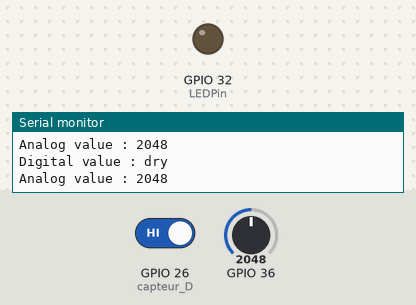
This sketch was run on a simulated ESP32. On the bench: output pins drawn as LEDs (lit = HIGH), the last lines printed to the serial monitor. The inputs (shaded band) are chosen by the test bench; at power-on: GPIO 26 (capteur_D) HIGH, GPIO 36 = 2048.

Above: at 1.8 s.
1.9 s: GPIO 26 (capteur_D) driven LOW
At 2.5 s:
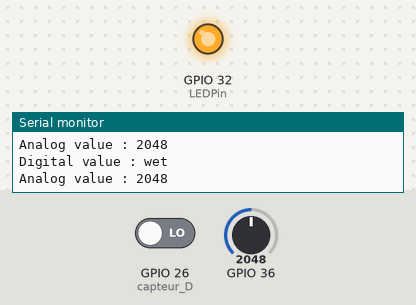
3.5 s: GPIO 26 (capteur_D) driven HIGH
At 5.2 s:
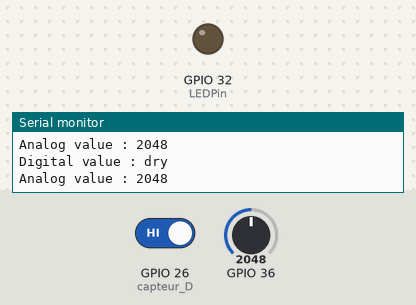
Timing chart, 0 to 6.7 s (numbered marks = the images above; inputs shaded):
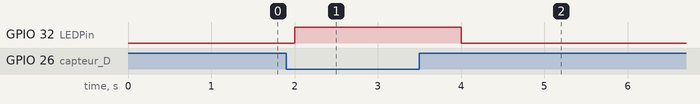

Measured:
- after the input at 1.9 s, GPIO 32 (LEDPin): LOW → HIGH after 0.10 s
- after the input at 3.5 s, GPIO 32 (LEDPin): HIGH → LOW after 0.50 s

The sketch:

1RainSensor.ino
```cpp
const int LEDPin = 32;      //กำหนด pin ที่ต้องการใช้งานคือ pin 32
const int capteur_D = 26;   //กำหนด pin ที่ต้องการใช้งานคือ pin 26

int val_analogique;

void setup()
{
  pinMode(capteur_D, INPUT); //คำสั่งที่มีไว้สำหรับกำหนดการทำงานของ pin
                             //ให้ทำงานเป็นแบบ INPUT หรือ OUTPUT
  pinMode(LEDPin, OUTPUT);
  Serial.begin(9600);
}

void loop()
{
if(digitalRead(capteur_D) == LOW) //อ่านค่าสถานะ logic ที่ได้รับเป็น1(high = dry)
                                  //หรือ 0(low = wet)
  {
    Serial.println("Digital value : wet");

    digitalWrite(LEDPin, HIGH);   //กำหนดให้มีสถานะ logic เป็น1(high = ไฟติด)
                                  //หรือ 0(low = ไฟดับ)
    }
else
  {
    Serial.println("Digital value : dry");
    digitalWrite(LEDPin, LOW);
  }

  val_analogique = analogRead(A0); //อ่านค่าสถานะที่ได้รับเป็น analog

  Serial.print("Analog value : ");
  Serial.println(val_analogique);
  Serial.println("");
  delay(1000);    //ความเร็วในการแสดงผลบนหน้าจอ

}
```
